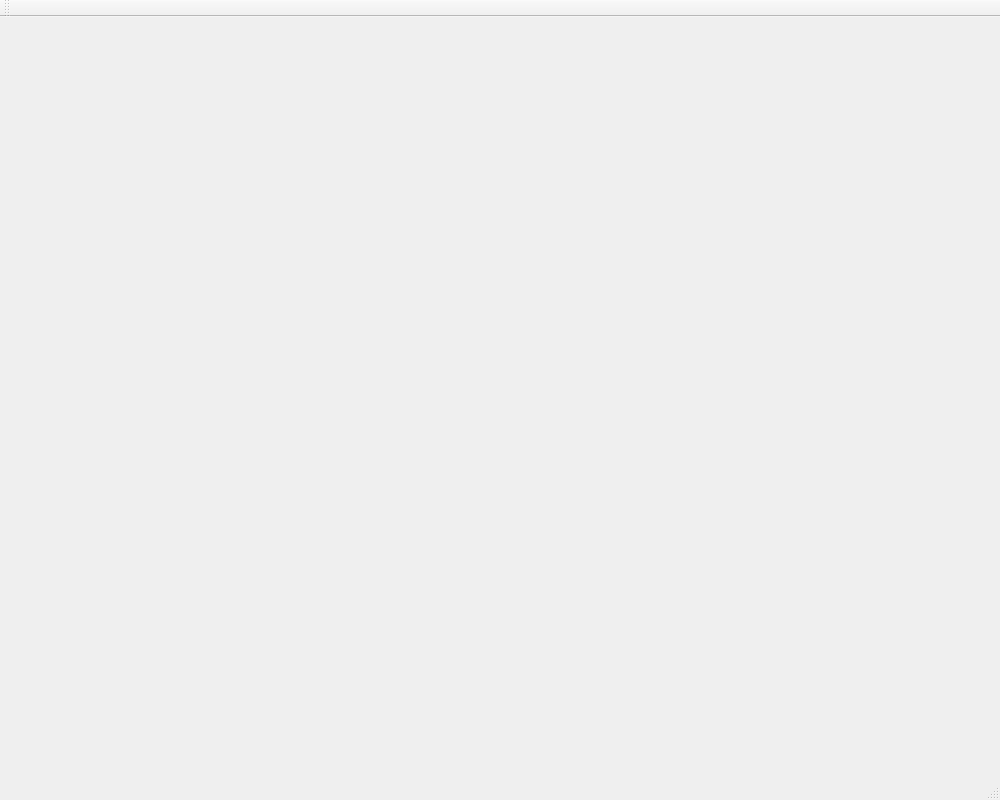
<?xml version="1.0" encoding="UTF-8"?>
<ui version="4.0">
 <class>MainWindowClass</class>
 <widget class="QMainWindow" name="MainWindowClass">
  <property name="geometry">
   <rect>
    <x>0</x>
    <y>0</y>
    <width>1000</width>
    <height>800</height>
   </rect>
  </property>
  <property name="windowTitle">
   <string>Flood Simulator</string>
  </property>
  <widget class="QWidget" name="centralWidget">
   <widget class="QLabel" name="labelImage">
    <property name="geometry">
     <rect>
      <x>20</x>
      <y>10</y>
      <width>881</width>
      <height>721</height>
     </rect>
    </property>
    <property name="text">
     <string/>
    </property>
   </widget>
  </widget>
  <widget class="QToolBar" name="mainToolBar">
   <attribute name="toolBarArea">
    <enum>TopToolBarArea</enum>
   </attribute>
   <attribute name="toolBarBreak">
    <bool>false</bool>
   </attribute>
  </widget>
  <widget class="QStatusBar" name="statusBar"/>
 </widget>
 <layoutdefault spacing="6" margin="11"/>
 <resources>
  <include location="MainWindow.qrc"/>
 </resources>
 <connections/>
</ui>
